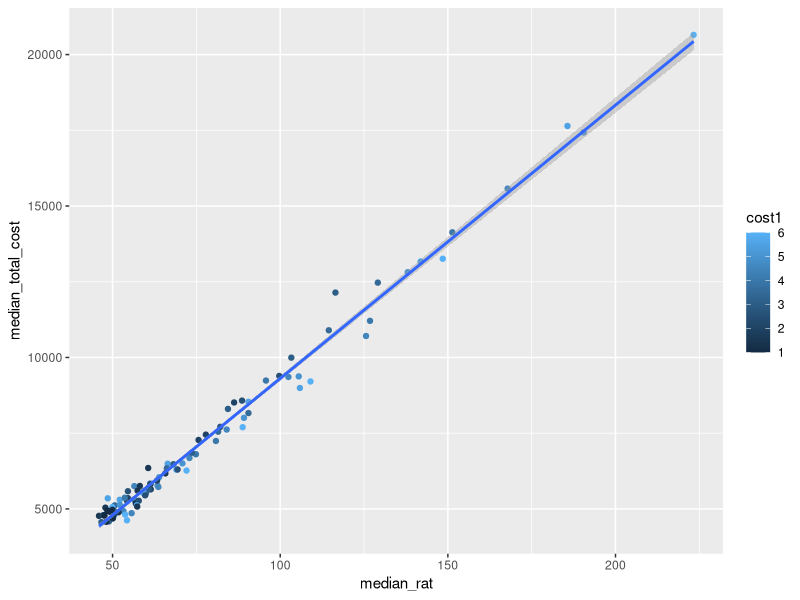
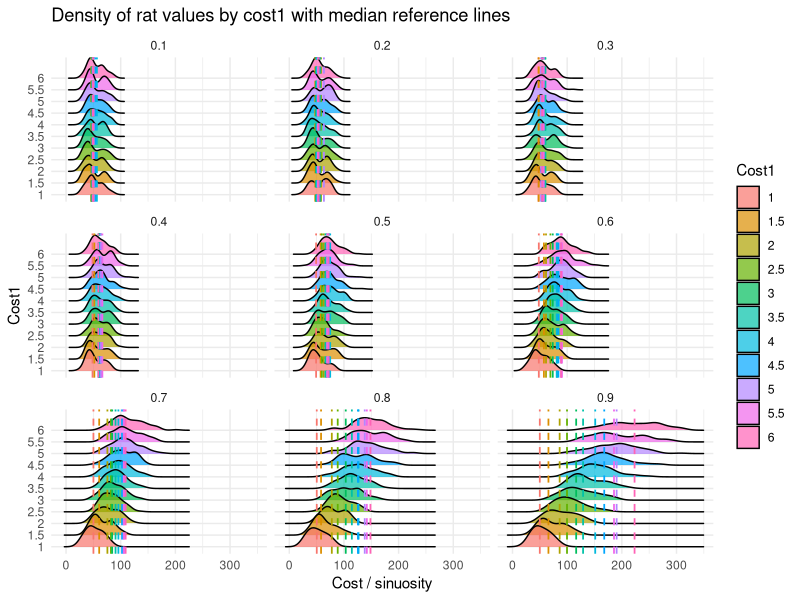
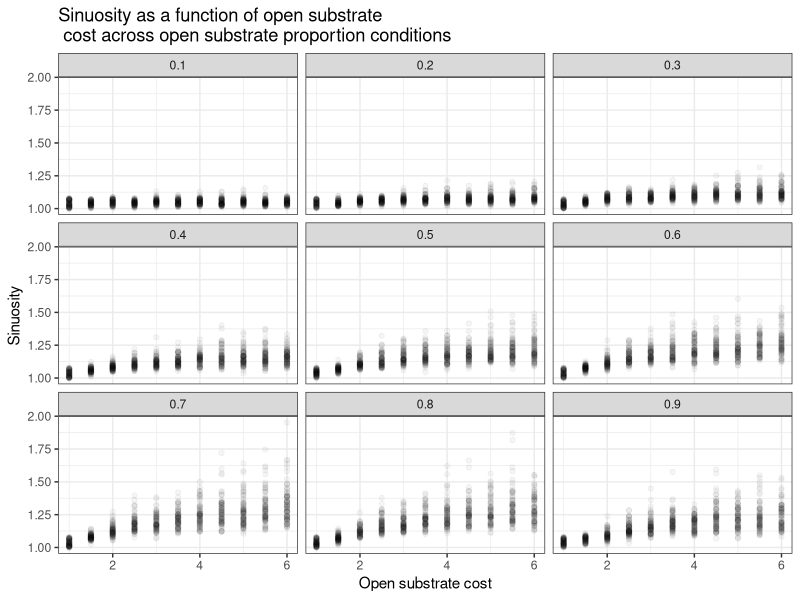
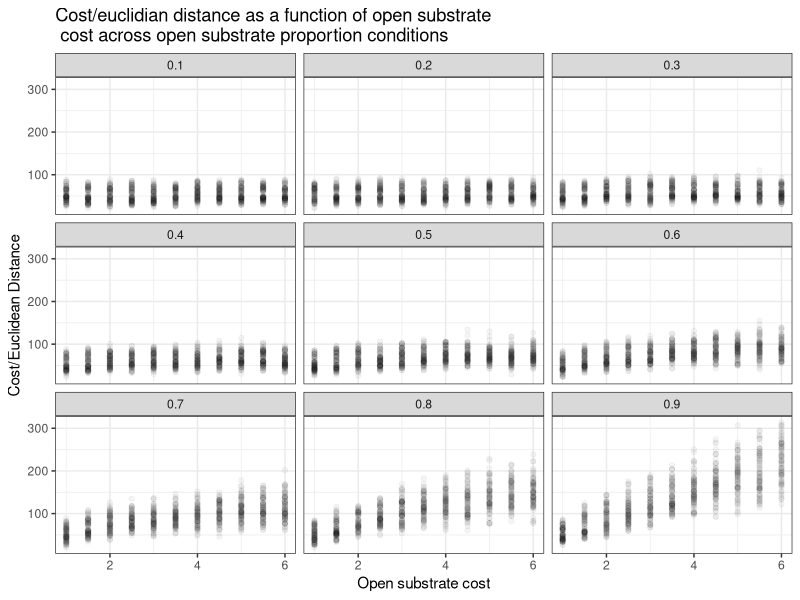

Write the R code that produced these figures, in order.
library(ggplot2)
library(dplyr)
library(here)
library(ggridges)

setwd(file.path(here::here(),"Model_effect_size/data"))
df <- read.csv("2025_12_10_113234_targ0.1-0.2-0.3-0.4-0.5-0.6-0.7-0.8-0.9_cl_size5_r_size5.csv")

df <- df[df$total_length > 0, ]
df <- df[which(df$total_cost>0),]
df$rat <- df$total_cost / df$euclidean


### RAT is cost per straight line distance.

library(dplyr)

median_table <- df %>%
  group_by(c1_fraction, cost1) %>%
  summarize(
    median_rat = median(rat, na.rm = TRUE),
    median_total_cost = median(total_cost, na.rm = TRUE),
    .groups = "drop"
  )

median_table

ggplot(median_table, aes(x=median_rat,y=median_total_cost,col=cost1))+
  geom_point() +
  #facet_wrap(~cost1)+
  geom_smooth(method="lm")

median_table

library(ggplot2)
library(ggridges)

ggplot(df, aes(x = rat, y = as.factor(cost1), fill = as.factor(cost1))) +
  geom_density_ridges(alpha = 0.7) +
  geom_vline(data = median_table,
             aes(xintercept = median_rat, color = as.factor(cost1)),
             linetype = "dashed", size = 0.6, show.legend = FALSE) +
  facet_wrap(~c1_fraction) +
  labs(x = "Cost / sinuosity", y = "Cost1",
       fill = "Cost1", color = "Cost1",
       title = "Density of rat values by cost1 with median reference lines") +
  theme_minimal()



#Ridge plots. Summarizing model outputs

p<-ggplot(df, aes(x=rat,y=as.factor(cost1),fill=as.factor(cost1)))+geom_density_ridges()+
  facet_wrap(~c1_fraction) +theme_bw() +ggtitle("Cost/distance distribution in each condition")

p<-ggplot(df, aes(x=sinuosity,y=as.factor(cost1),fill=as.factor(cost1)))+geom_density_ridges()+
  facet_wrap(~c1_fraction) + theme_bw() + ggtitle("Cost/distance distribution in each condition")


p<-ggplot(df, aes(y=sinuosity, x=cost1))+facet_wrap(~c1_fraction) +geom_point(alpha=.04) +theme_bw() +
  labs(x = "Open substrate cost", y = "Sinuosity",
     title = "Sinuosity as a function of open substrate \n cost across open substrate proportion conditions") 

p
p<-ggplot(df, aes(y=rat, x=cost1))+facet_wrap(~c1_fraction) +geom_point(alpha=.04) +theme_bw() +
  labs(x = "Open substrate cost", y = "Cost/Euclidean Distance",
       title = "Cost/euclidian distance as a function of open substrate \n cost across open substrate proportion conditions") 
p


